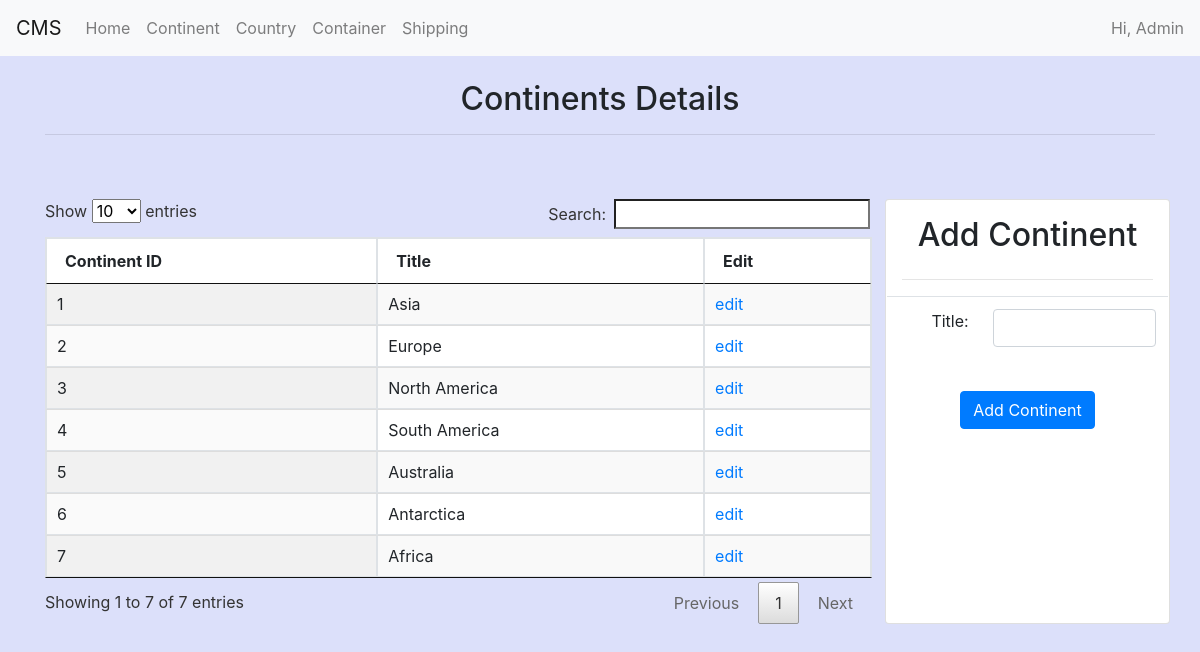
/continent/, run on the app's committed database.
### main/models.py (models this page shows, shortened)
class Continent(models.Model):
    title = models.CharField(max_length=255, unique=True)

### main/views.py (the view, shortened to what this page needs)
# urls.py: path('continent/', continent, name='continent'),
def continent(request):
    form = ContinentForm()
    records = Continent.objects.all()
    return render(request, 'main/continent.html', {
        'form': form,
        'title': 'Add Continent',
        'records': records
    })

### main/forms.py
class ContinentForm(forms.ModelForm):
    class Meta:
        model = Continent
        fields = [
            'title',
        ]

### templates/main/continent.html (shortened to what this page needs)
{% extends 'base.html' %} {% load widget_tweaks %} {% block title %}{{title}}{% endblock %} {% block content %}
<center><h2>Continents Details</h2></center><hr><br>
{% if messages %}
	{% include '../includes/messages.html' %}
{% else %}
	<br>
{% endif %}
<div class="row">
	<div class="col-md-9 col-sm-12 table-responsive">
		<table id="mytable" class="mytable table table-bordered table-striped display" style="background-color: #FFFFFF;">
			<thead>
	            <th>Continent ID</th>
	            <th>Title</th>
	            <th>Edit</th>
	        </thead>
	        <tbody>
	            {% for instance in records %}
	            <tr class='clickable-row'>
	                <td>{{instance.id}}</td>
	                <td>{{instance.title}}</td>
		            <td>
		                <a href="{% url 'main:update-continent'  id=instance.id %}">
		                    edit
		                </a>
		            </td>
	    		</tr>
	        	{% endfor %}
	    	</tbody>
		</table>
	</div>
	<div class="card col-md-3 p-3 text-center">
		<h2>{{title}}</h2><hr>
		<form id="form" method="post" action="">
            <table class="table">
            	{% for field in form.visible_fields %}
					<tr class="row form-group">
						<td class="col-md-4 text-right">{{ field.label_tag }}</td>
						<td class="col-md-8">{% render_field field class+="form-control" %}</td>
					</tr>
				{% endfor %}
			</table>
            <input type="submit" value="{{title}}" class="btn btn-primary pull-right"/>
        </form>
	</div>
</div>
{% endblock %}

### data on the page
Continent: id "1", title "Asia"
Continent: id "2", title "Europe"
Continent: id "3", title "North America"
Continent: id "4", title "South America"
Continent: id "5", title "Australia"
Continent: id "6", title "Antarctica"
Continent: id "7", title "Africa"

### other printed values
{{ title }} "Add Continent"
{{ field.label_tag }} "Title:"
